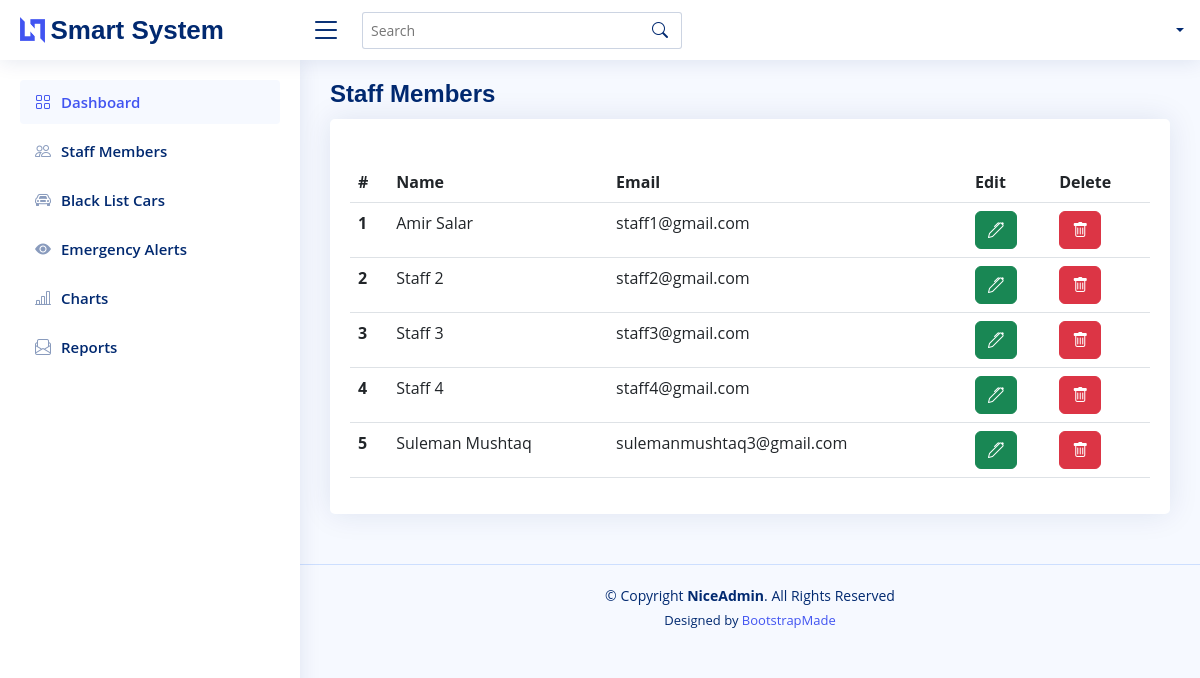
The app's page /staff_members.php (signed in), older data.
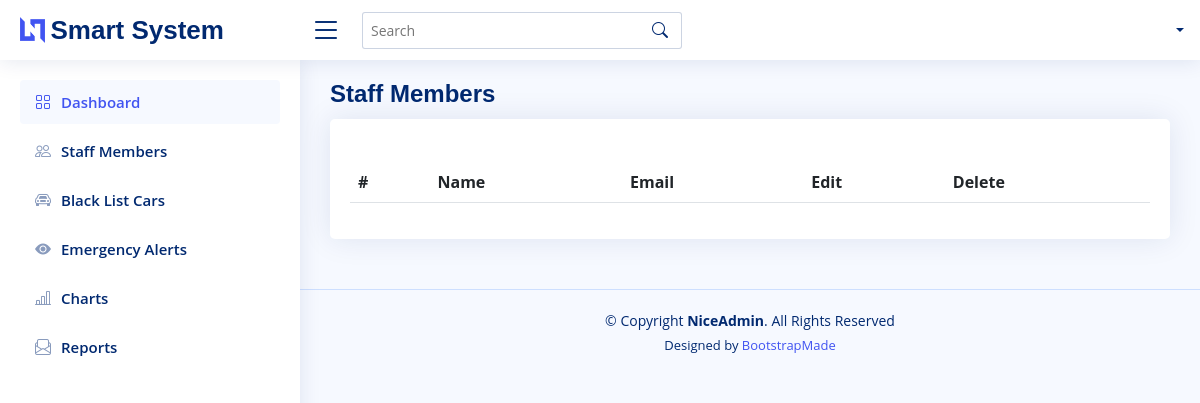
The same page, newer data.
### tables this page shows
CREATE TABLE `staff` (
  `staff_id` int(11) NOT NULL,
  `staff_name` varchar(225) NOT NULL,
  `staff_email` varchar(225) NOT NULL,
  `staff_password` varchar(225) NOT NULL,
  `parking_capacity` int(11) NOT NULL
);

### admin/custom_functions.php (called while the page is built, shortened)
<?php
function getAllStaffMembers($conn)
{
    $allStaffMembersQuery = "SELECT * FROM `staff`";
    $allStaffMembersQueryResult = mysqli_query($conn, $allStaffMembersQuery);
    $data = array();
    if (mysqli_num_rows($allStaffMembersQueryResult) > 0) {
        while ($row = $allStaffMembersQueryResult->fetch_assoc()) {
            $data[] = $row;
        }
    }
    return $data;
}

### staff_members.php (the view, shortened to what this page needs)
<?php
$pageTile = "Staff Members";
require_once "commons/head.php";
$staffMembers = getAllStaffMembers($conn);
?>
<?php require_once "commons/header.php";?>
  <main id="main" class="main">
    <div class="pagetitle">
      <h1><?php echo $pageTile?></h1>
    </div>
    <section class="section dashboard">
        <div class="row">
            <div class="col-lg-12">
                <div class="card">
                    <div class="card-body">
                        <h5 class="card-title"></h5>
                        <table class="table datatable">
                            <thead>
                            <tr>
                                <th scope="col">#</th>
                                <th scope="col">Name</th>
                                <th scope="col">Email</th>
                                <th scope="col">Edit</th>
                                <th scope="col">Delete</th>
                            </tr>
                            </thead>
                            <tbody>
                            <?php
                            $i = 0;
                            foreach ($staffMembers as $staffMember):
                                $i++;
                                ?>
                                <tr>
                                    <th scope="row"><?php echo $i?></th>
                                    <td><?php echo $staffMember['staff_name']?></td>
                                    <td><?php echo $staffMember['staff_email']?></td>
                                    <td><a href="edit_staff_member.php?id=<?php echo $staffMember['staff_id'];?>" class="btn btn-success"><i class="bi bi-pen"></i></a></td>
                                    <td><button class="btn btn-danger" onclick="return deleteStaff(<?php echo $staffMember['staff_id'];?>)"><i class="bi bi-trash"></i></button></td>
                                </tr>
                            <?php
                            endforeach;
                            ?>
                            </tbody>
                        </table>
                    </div>
                </div>
            </div>
        </div>
    </section>
  </main>
  <?php require_once "commons/footer.php";?>

Row changes from the older to the newer data that the page shows:
removed staff: staff_name "Amir Salar", staff_email "staff1@gmail.com"
removed staff: staff_name "Staff 2", staff_email "staff2@gmail.com"
removed staff: staff_name "Staff 3", staff_email "staff3@gmail.com"
removed staff: staff_name "Staff 4", staff_email "staff4@gmail.com"
removed staff: staff_name "Suleman Mushtaq", staff_email "sulemanmushtaq3@gmail.com"
